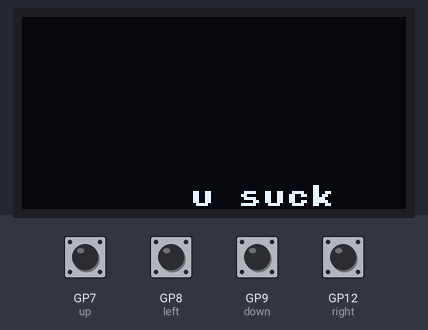
The program below on a simulated Raspberry Pi Pico running MicroPython. On the bench: 128×64 one-colour display. Inputs (shaded band) come from the test bench; at power-on: GP7 (up), GP8 (left), GP9 (down), GP12 (right) HIGH.

Above: at 1.2 s.
1.3 s: GP7 (up) pulled LOW for 1 s
At 2.5 s:
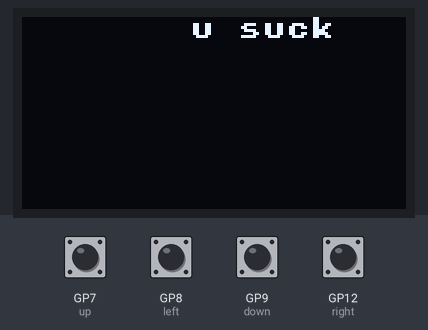
3.8 s: GP8 (left) pulled LOW for 1 s
At 5.6 s:
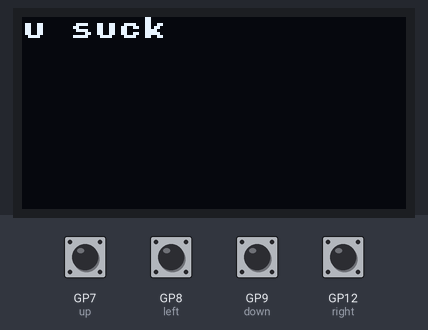
6.3 s: GP12 (right) pulled LOW for 1 s
At 7.5 s:
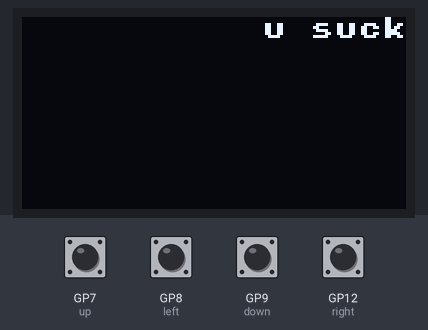
8.8 s: GP9 (down) pulled LOW for 0.15 s
At 10.0 s:
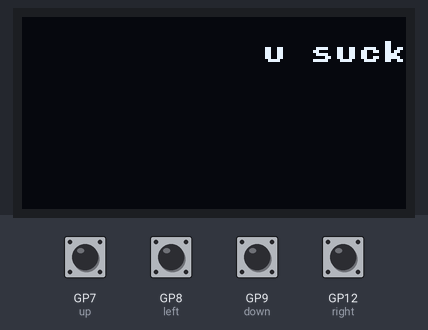
10.4 s: GP8 (left) pulled LOW for 0.15 s
At 11.6 s:
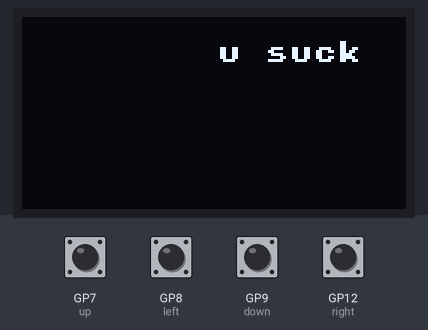
12.0 s: GP7 (up) pulled LOW for 0.15 s
At 13.4 s:
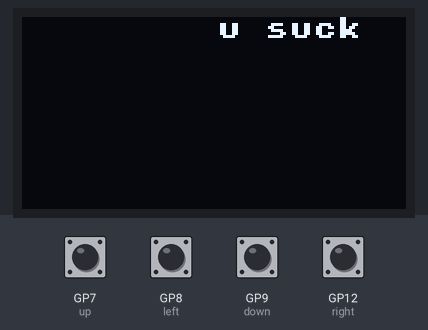
Timing chart, 0 to 14.6 s (numbered marks = the images above; inputs shaded):
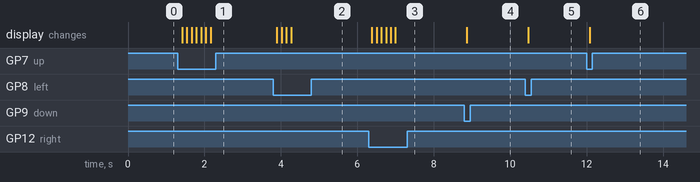

Measured:
- after the input at 1.3 s, the display: first changes after 0.12 s (image 1 shows a later state)
- after the input at 3.8 s, the display: first changes after 0.10 s (image 2 shows a later state)
- after the input at 6.3 s, the display: first changes after 0.08 s (image 3 shows a later state)
- after the input at 8.8 s, the display: changes after 0.06 s (image 4)
- after the input at 10.4 s, the display: changes after 0.07 s (image 5)
- after the input at 12.0 s, the display: changes after 0.09 s (image 6)

The program:

1-1_UFO.py
```python
import time
from machine import Pin, I2C
from ssd1306 import SSD1306_I2C

down = Pin(9, Pin.IN, Pin.PULL_UP)				# Wiring sw0
left = Pin(8, Pin.IN, Pin.PULL_UP)				# sw1
up = Pin(7, Pin.IN, Pin.PULL_UP)				# Wirigng sw2
right = Pin(12, Pin.IN, Pin.PULL_UP)			# rotary knob

i2c = I2C(1, scl=Pin(15), sda=Pin(14))
oled = SSD1306_I2C(128, 64, i2c)

# Setting dimentions. 56px indicates center
x = 56
y = 56
ufo_w = 8*6										# w=width
ufo_h = 8										# h=height


while True:
    if right() == 0:							# When pressed rotary knob UFO moves to right by 15px
        x += 15
        if x >= oled.width - ufo_w:				# Prevents ufo from disappearing
            x = oled.width - ufo_w
    elif left() == 0:							# sw_1 is pressed, ufo moves to left by 15px
        x -= 15
        if x <= 0:								# Max value to left 0 so that's why it's set to 0
            x = 0
    if up() == 0:
        y -= ufo_h
        if y <= 0:								# If yk yk
            y = 0
    elif down() == 0:
        y += ufo_h
        if y >= oled.height - ufo_h:
            y = oled.height - ufo_h
    oled.fill(0)
    oled.text('u suck', x, y, 1)
    oled.show()									#displays UFO when conditions are met
    time.sleep(0.1)							# button sensitivity
```
